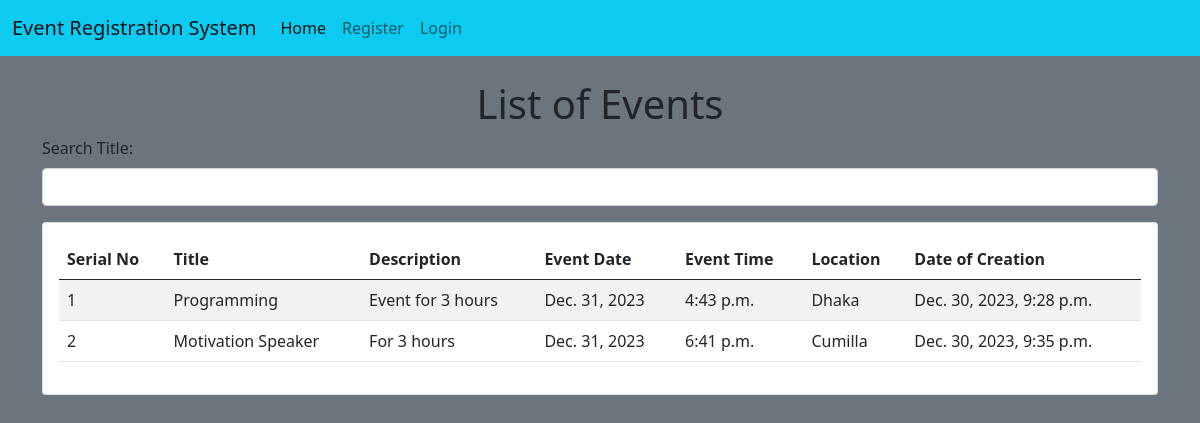
The page / on the database its author committed.
### events/models.py (models this page shows)
class Event(models.Model):
    title = models.CharField(max_length=100)
    description = models.CharField(max_length=200)
    event_date = models.DateField()
    event_time = models.TimeField(max_length=150)
    location_name = models.CharField(max_length=150)
    created_at = models.DateTimeField(auto_now_add=True)

### events/views.py (the view)
# urls.py: 2. Add a URL to urlpatterns:  path('', views.home, name='home')
def home(request):
    event = Event.objects.all().values()
    template = loader.get_template('dashboard.html')
    context = {
        "event": event,
    }
    return HttpResponse(template.render(context, request))

### events/templates/dashboard.html (shortened to what this page needs)
{% extends "master.html" %}
{% block content %}
{% include "navbar.html" %}
<h1 class="text-center mt-4">List of Events</h1>
<div class="container">
    <div class="mb-3">
        <label for="searchTitle" class="form-label">Search Title:</label>
        <input type="text" class="form-control" id="searchTitle">
    </div>
    <div class="row">
        <div class="col-md-12">
            <div class="card">
                <div class="card-body">
                    <table class="table table-striped">
                        <thead>
                            <tr>
                                <th>Serial No</th>
                                <th>Title</th>
                                <th>Description</th>
                                <th>Event Date</th>
                                <th>Event Time</th>
                                <th>Location</th>
                                <th>Date of Creation</th>
                            </tr>
                        </thead>
                        <tbody>
                            {% for e in event %}
                                <tr>
                                    <td>{{ forloop.counter }}</td>
                                    <td>{{ e.title }}</td>
                                    <td>{{ e.description }}</td>
                                    <td>{{ e.event_date }}</td>
                                    <td>{{ e.event_time }}</td>
                                    <td>{{ e.location_name }}</td>
                                    <td>{{ e.created_at }}</td>
                                </tr>
                            {% endfor %}
                        </tbody>
                    </table>
                </div>
            </div>
        </div>
    </div>
</div>
{% endblock %}

### event_registration/templates/master.html (shortened to what this page needs)
<!doctype html>
<html lang="en">
  <head>
    <link href="https://cdn.jsdelivr.net/npm/bootstrap@5.0.2/dist/css/bootstrap.min.css" rel="stylesheet">
  </head>
  <body class="bg-secondary">
    {% block content %}
    {% endblock %}
  </body>
</html>

### events/templates/navbar.html (shortened to what this page needs)
<nav class="navbar navbar-expand-lg navbar-light bg-info">
    <div class="container-fluid">
      <a class="navbar-brand" href="/dashboard">Event Registration System</a>
      <div class="collapse navbar-collapse" id="navbarSupportedContent">
        <ul class="navbar-nav me-auto mb-2 mb-lg-0">
          <li class="nav-item">
            <a class="nav-link active" aria-current="page" href="/dashboard">Home</a>
          </li>
          {% if user.is_authenticated %}
            <li class="nav-item">
              <a class="nav-link" href="/events/registered_event/">Registered Event</a>
            </li>
            <li class="nav-item">
              <a class="nav-link" href="/members/logout_user/">Logout</a>
            </li>
          {% else %}
            <li class="nav-item">
              <a class="nav-link" href="/members/register_user/">Register</a>
            </li>
            <li class="nav-item">
                <a class="nav-link" href="/members/login_user/">Login</a>
            </li>
          {% endif %}
        </ul>
      </div>
    </div>
  </nav>

### rows shown on the page
Event: title "Programming", description "Event for 3 hours", event_date "Dec. 31, 2023", event_time "4:43 p.m.", location_name "Dhaka", created_at "Dec. 30, 2023, 9:28 p.m."
Event: title "Motivation Speaker", description "For 3 hours", event_date "Dec. 31, 2023", event_time "6:41 p.m.", location_name "Cumilla", created_at "Dec. 30, 2023, 9:35 p.m."
